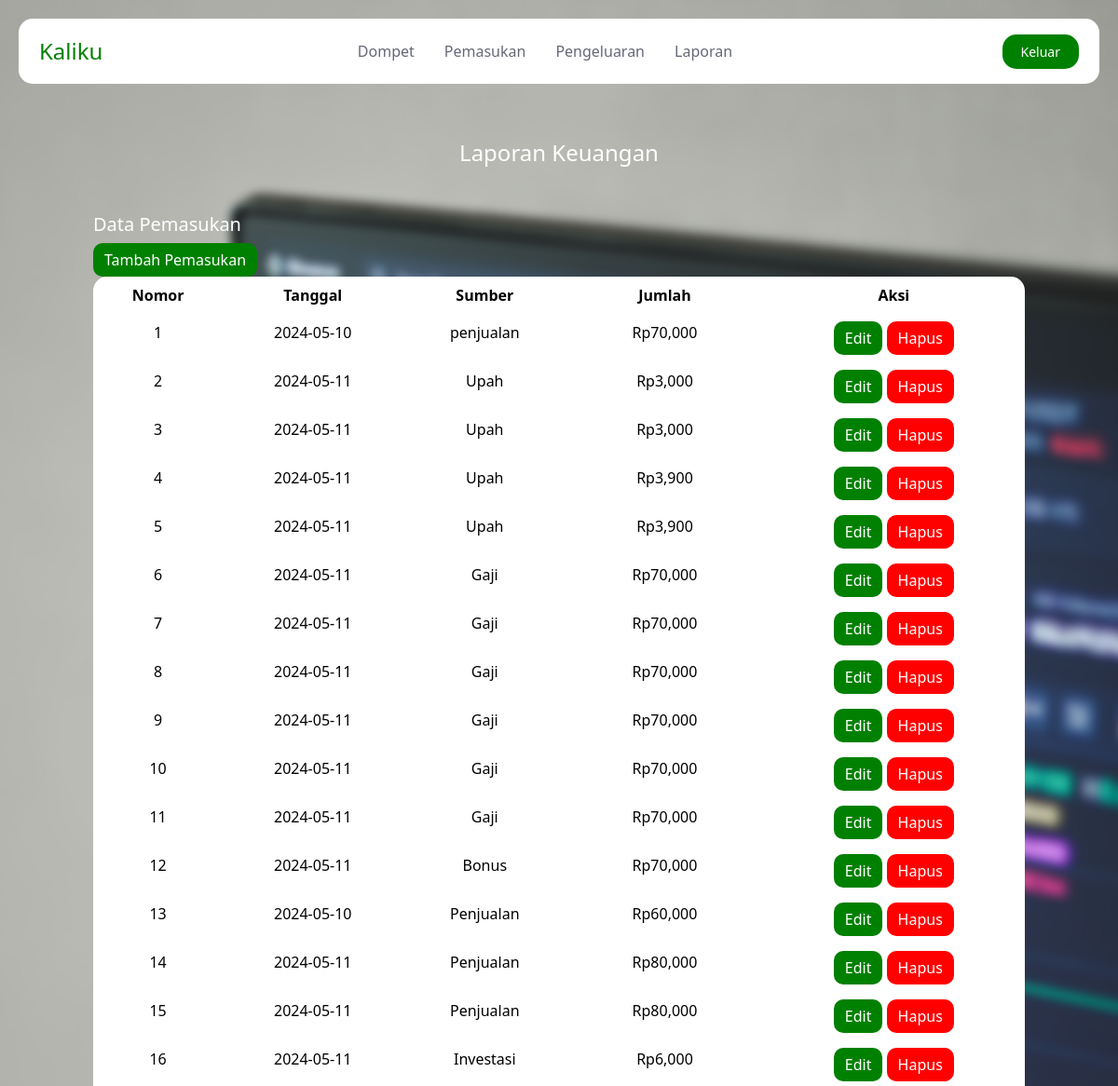
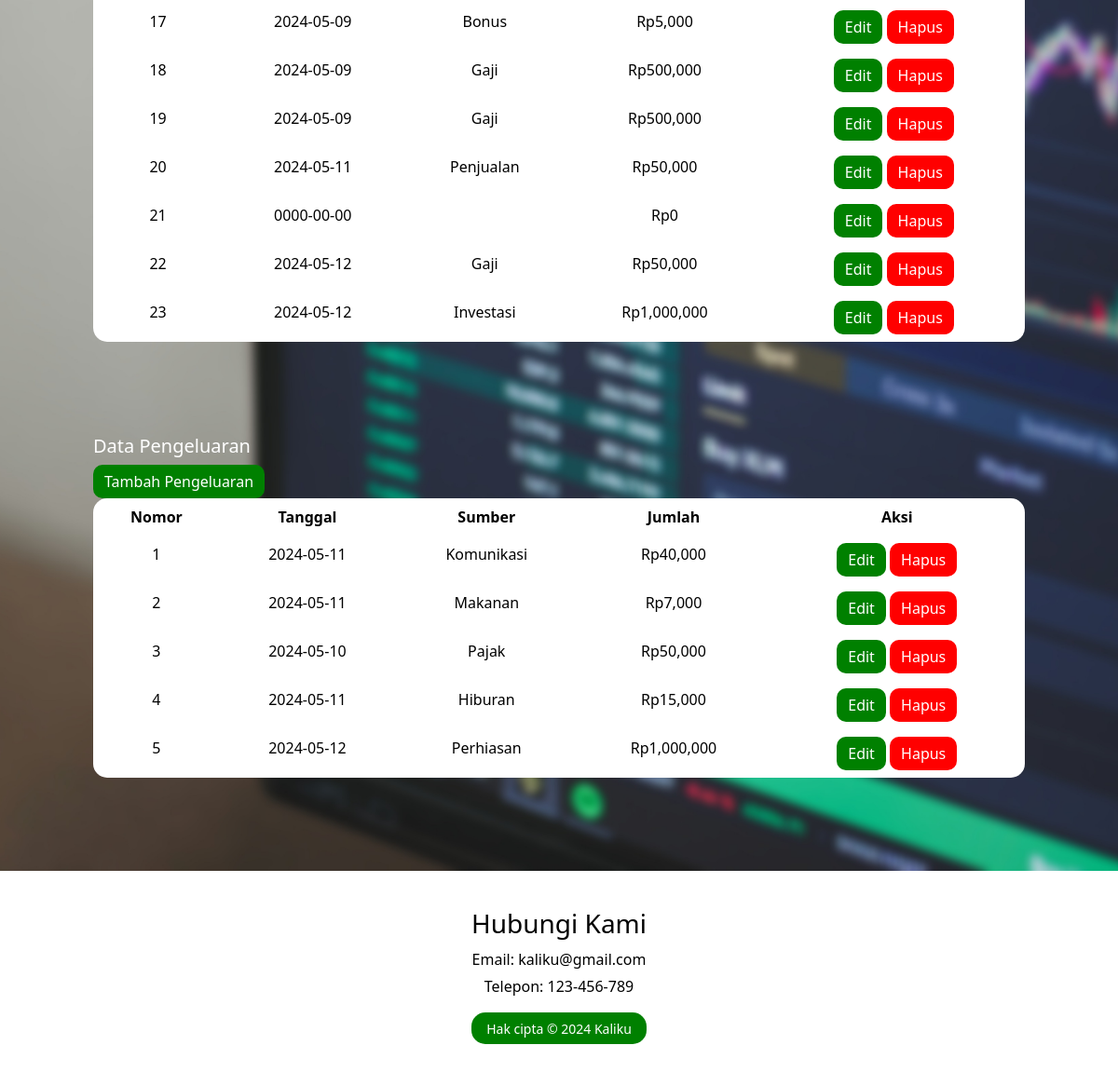
The app's page /laporan.php (signed in) with its own data (2 pictures, top to bottom).
### tables this page shows
CREATE TABLE `pemasukan` (
  `id_pemasukan` int(11) NOT NULL,
  `id_user` int(11) NOT NULL,
  `tanggal` date NOT NULL,
  `sumber` varchar(50) NOT NULL,
  `jumlah` int(100) NOT NULL,
  `created_at` datetime NOT NULL DEFAULT current_timestamp()
);

CREATE TABLE `pengeluaran` (
  `id_pengeluaran` int(11) NOT NULL,
  `id_user` int(11) NOT NULL,
  `tanggal` date NOT NULL,
  `sumber` varchar(50) NOT NULL,
  `jumlah` int(100) NOT NULL,
  `created_at` datetime NOT NULL DEFAULT current_timestamp()
);

### laporan.php (the view, shortened to what this page needs)
<?php
if (isset($_SESSION['id'])) {
    $id_user = $_SESSION['id'];
} else {
    header("Location: signin.php");
    exit();
}
include "database/kaliku.php";
$no = 1;
$no1 = 1;
$sql_pemasukan = "SELECT * FROM pemasukan WHERE id_user = '$id_user'";
$result_pemasukan = $db->query($sql_pemasukan);
$sql_pengeluaran = "SELECT * FROM pengeluaran WHERE id_user = '$id_user'";
$result_pengeluaran = $db->query($sql_pengeluaran);
?>
<!DOCTYPE html>
<html lang="en">
<head>
    <link href="https://cdn.jsdelivr.net/npm/bootstrap@5.3.3/dist/css/bootstrap.min.css" rel="stylesheet">
</head>
<body>
<nav class="navbar navbar-expand-lg fixed-top">
    <div class="container">
      <a class="navbar-brand me-auto" href="#">Kaliku</a>
      <div class="offcanvas offcanvas-end" tabindex="-1" id="offcanvasNavbar" aria-labelledby="offcanvasNavbarLabel">
        <div class="offcanvas-body">
          <ul class="navbar-nav justify-content-center flex-grow-1 pe-3">
            <li class="nav-item">
              <a class="nav-link mx-lg-2" aria-current="page" href="dashboard.php">Dompet</a>
            </li>
            <li class="nav-item">
              <a class="nav-link mx-lg-2" href="pemasukan.php">Pemasukan</a>
            </li>
            <li class="nav-item">
              <a class="nav-link mx-lg-2" href="pengeluaran.php">Pengeluaran</a>
            </li>
            <li class="nav-item">
              <a class="nav-link mx-lg-2" href="laporan.php">Laporan</a>
            </li>
          </ul>
        </div>
      </div>
      <a href="index.php" class="logout-button">Keluar</a>
    </div>
    </nav>
    <div class="container-laporan">
        <div class="container2">
        <h4>Laporan Keuangan</h4>
        <div class="pemasukan">
        <table class="table table-borderless"">
        <h5>Data Pemasukan</h5>
        <a href="pemasukan.php" style="background-color:green;" class="btn1 btn btn-primary">Tambah Pemasukan</a>
        <thead>
            <tr>
            <th>Nomor</th>
            <th>Tanggal</th>
            <th>Sumber</th>
            <th>Jumlah</th>
            <th>Aksi</th>
            </tr>
        </thead>
        <tbody>
            <?php
            if ($result_pemasukan->num_rows > 0) {
                while ($row = $result_pemasukan->fetch_assoc()) {
                    echo "<tr>";
                    echo "<td>" . $no++ . "</td>";
                    echo "<td>" . $row['tanggal'] . "</td>";
                    echo "<td>" . $row['sumber'] . "</td>";
                    echo "<td>Rp" . number_format($row['jumlah']) . "</td>";
                    echo "<td>
                            <a style='background-color:green;' class='btn1 btn btn-primary' href='edit_pemasukan.php?id_pemasukan=" . $row['id_pemasukan'] . "'>Edit</a>
                            <a style='background-color:red;' class='btn2 btn btn-primary' href='hapus_pemasukan.php?id_pemasukan=" . $row['id_pemasukan'] . "'>Hapus</a>
                        </td>";
                    echo "</tr>";
                }
            } else {
                echo "<tr><td colspan='5'>Tidak ada data pemasukan</td></tr>";
            }
            ?>
        </tbody>
        </table>
        </div>
        <div class="pemasukan">
        <table class="table table-borderless"">
        <h5>Data Pengeluaran</h5>
        <a href="pengeluaran.php" style="background-color:green;" class="btn1 btn btn-primary">Tambah Pengeluaran</a>
        <thead>
            <tr>
            <th>Nomor</th>
            <th>Tanggal</th>
            <th>Sumber</th>
            <th>Jumlah</th>
            <th>Aksi</th>
            </tr>
        </thead>
        <tbody>
        <?php
        if ($result_pengeluaran->num_rows > 0) {
            while ($row = $result_pengeluaran->fetch_assoc()) {
                echo "<tr>";
                echo "<td>" . $no1++ . "</td>";
                echo "<td>" . $row['tanggal'] . "</td>";
                echo "<td>" . $row['sumber'] . "</td>";
                echo "<td>Rp" . number_format($row['jumlah']) . "</td>";
                echo "<td>
                        <a style='background-color:green;' class='btn1 btn btn-primary' href='edit_pengeluaran.php?id_pengeluaran=" . $row['id_pengeluaran'] . "'>Edit</a>
                        <a style='background-color:red;' class='btn2 btn btn-primary' href='hapus_pengeluaran.php?id_pengeluaran=" . $row['id_pengeluaran'] . "'>Hapus</a>
                    </td>";
                echo "</tr>";
            }
        } else {
            echo "<tr><td colspan='5'>Tidak ada data pengeluaran</td></tr>";
        }
        ?>
        </tbody>
        </table>
    </div>
</div>
</div>
    <footer>
    <div class="container-footer">
        <div class="footer-column">
        <h3>Hubungi Kami</h3>
        <ul>
            <li><a href="mailto:kaliku@gmail.com">Email: kaliku@gmail.com</a></li>
            <li><a href="tel:123-456-789">Telepon: 123-456-789</a></li>
        </ul>
        <div class="bottom-footer">
            <small>Hak cipta &copy; 2024 Kaliku</small>
        </div>
        </div>
    </div>
    </footer>
</body>
</html>

### laporan.php (style rules this page uses)
.navbar { background-color: white; height: 70px; margin: 20px; border-radius: 15px; padding: 0.5rem; }
.navbar-brand { font-weight: 500; color: green; font-size: 24px; transition: 0.3s color; }
.logout-button { background-color: green; color: white; font-size: 14px; padding: 8px 20px; border-radius: 15px; text-decoration: none; transition: 0.3s background-color; }
.nav-link { color: #666777; font-weight: 500; position: relative; }
@media (min-width: 991px) { .nav-link::before { content: ""; position: absolute; bottom: 0; left: 50%; transform: translateX(-50%); width: 0; height: 2px; background-color: green; visibility: hidden; transition: 0.3s ease-in-out; } }
.container-laporan { background: url(img/bg2.jpg) no-repeat center; background-size: cover; width: 100%; height: auto; display: flex; justify-content: center; align-items: center; }
.container2 { margin-top: 150px; }
.container2 h4 { margin-bottom: 50px; color: white; display: flex; align-items: center; justify-content: center; }
.pemasukan { margin-bottom: 100px; width: 1000px; }
.pemasukan h5 { color: white; }
.table { text-align: center; }
thead th:first-child { border-top-left-radius: 15px; }
thead th:last-child { border-top-right-radius: 15px; }
tbody tr:last-child td:first-child { border-bottom-left-radius: 15px; }
tbody tr:last-child td:last-child { border-bottom-right-radius: 15px; }
.btn1 { border-radius: 10px; background-color: green; border: none; cursor: pointer; }
.btn2 { border-radius: 10px; background-color: red; border: none; cursor: pointer; }
footer { background-color: white; color: black; padding: 20px 0; }
.container-footer { max-width: 1200px; margin: 0 auto; text-align: center; }
.footer-column { display: inline-block; text-align: center; }
.footer-column h3 { margin-top: 20px; margin-bottom: 10px; }
.footer-column ul { list-style-type: none; padding: 0; }
.footer-column ul li { margin-bottom: 5px; }
.footer-column ul li a { color: black; text-decoration: none; }
.footer-column small { color: white; }
.bottom-footer { margin-bottom: 25px; border-radius: 15px; padding: 5px; bottom: 0; background: green; }

### records on screen
pemasukan: tanggal "2024-05-10", sumber "penjualan", jumlah "70,000"
pemasukan: tanggal "2024-05-11", sumber "Upah", jumlah "3,000"
pemasukan: tanggal "2024-05-11", sumber "Upah", jumlah "3,000"
pemasukan: tanggal "2024-05-11", sumber "Upah", jumlah "3,900"
pemasukan: tanggal "2024-05-11", sumber "Upah", jumlah "3,900"
pemasukan: tanggal "2024-05-11", sumber "Gaji", jumlah "70,000"
pemasukan: tanggal "2024-05-11", sumber "Gaji", jumlah "70,000"
pemasukan: tanggal "2024-05-11", sumber "Gaji", jumlah "70,000"
pemasukan: tanggal "2024-05-11", sumber "Gaji", jumlah "70,000"
pemasukan: tanggal "2024-05-11", sumber "Gaji", jumlah "70,000"
pemasukan: tanggal "2024-05-11", sumber "Gaji", jumlah "70,000"
pemasukan: tanggal "2024-05-11", sumber "Bonus", jumlah "70,000"
pemasukan: tanggal "2024-05-10", sumber "Penjualan", jumlah "60,000"
pemasukan: tanggal "2024-05-11", sumber "Penjualan", jumlah "80,000"
pemasukan: tanggal "2024-05-11", sumber "Penjualan", jumlah "80,000"
pemasukan: tanggal "2024-05-11", sumber "Investasi", jumlah "6,000"
pemasukan: tanggal "2024-05-09", sumber "Bonus", jumlah "5,000"
pemasukan: tanggal "2024-05-09", sumber "Gaji", jumlah "500,000"
pemasukan: tanggal "2024-05-09", sumber "Gaji", jumlah "500,000"
pemasukan: tanggal "2024-05-11", sumber "Penjualan", jumlah "50,000"
pemasukan: tanggal "0000-00-00", jumlah "0"
pemasukan: tanggal "2024-05-12", sumber "Gaji", jumlah "50,000"
pemasukan: tanggal "2024-05-12", sumber "Investasi", jumlah "1,000,000"
pengeluaran: tanggal "2024-05-11", sumber "Komunikasi", jumlah "40,000"
pengeluaran: tanggal "2024-05-11", sumber "Makanan", jumlah "7,000"
pengeluaran: tanggal "2024-05-10", sumber "Pajak", jumlah "50,000"
pengeluaran: tanggal "2024-05-11", sumber "Hiburan", jumlah "15,000"
pengeluaran: tanggal "2024-05-12", sumber "Perhiasan", jumlah "1,000,000"
